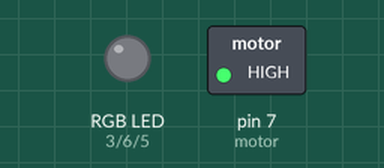
Simulated run of this sketch. Board: Arduino Uno, built with avr-gcc and run on an emulated ATmega328P. On the bench: switched loads named in the sketch (green lamp = pin HIGH), an RGB LED mixed from three pins (HIGH = lit). Random numbers use the default seed unless the sketch sets one.

Above: at 0.15 s.
At 1.05 s:
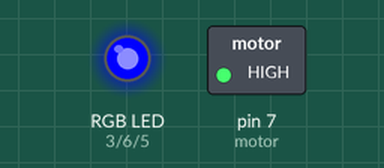
Timing chart, 0 to 1.0 s (numbered marks = the images above):
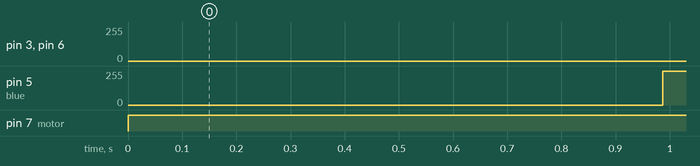

The sketch:

sketch_sep25a.ino
```cpp
/*
variables
motor
red
blue
green
*/

#define red 3
#define blue 5
#define green 6
#define motor 7

int k,state;
unsigned long int i;
//int a[10]={,,,,,,,,,};

void setup ()
{
  pinMode(red,OUTPUT);
  pinMode(green,OUTPUT);
  pinMode(blue,OUTPUT);
  pinMode(motor,OUTPUT);
  state=HIGH;
}


void loop()
{
  ++i;
  k=random(255);
  analogWrite(red,k);
  k=random(255);
  analogWrite(green,k);
  k=random(255);
  analogWrite(blue,k);
  k=random(255);
  digitalWrite(motor,state);
  if(i==1000000)
  {
    i=0;
    state=!state;
  }
}
```

Measured:
- by itself, pin 5 (blue): 0/255 → 254/255 at 0.99 s
- by itself, pin 7 (motor): LOW → HIGH at 0.00 s
